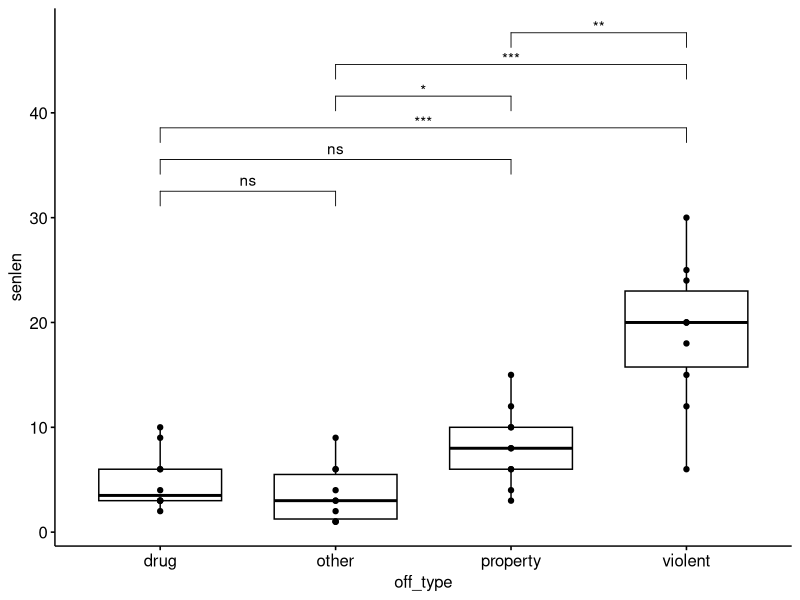

Write R code to recreate this figure. (Note: this script raises an error after producing the figure.)
## ---- chunk 1
knitr::opts_chunk$set(echo = FALSE)
library(ggplot2); library(tidyverse); library(ggpubr); library(rstatix)
library(knitr)
options(scipen=20)
## ---- chunk 2
violent<-c(6,18,20,15,20,30,25,12,24,20)
property<-c(4,6,3,10,12,8,6,10,8,15)
drug<-c(6,3,3,4,6,9,10,3,2,3)
other<-c(1,3,1,1,6,9,3,6,2,4)
## ---- chunk 3
viol_xbar<-sum(violent)/length(violent)
prop_xbar<-sum(property)/length(property)
drug_xbar<-sum(drug)/length(drug)
oth_xbar<-sum(other)/length(other)
grand_xbar<-(sum(violent)+sum(property)+sum(drug)+sum(other))/
  (length(violent)+length(property)+length(drug)+length(other))
## ---- chunk 4
viol_sq<-violent^2
prop_sq<-property^2
drug_sq<-drug^2
oth_sq<-other^2

## SS Total
ss_ttl<-(sum(viol_sq)+sum(prop_sq)+sum(drug_sq)+sum(oth_sq))-
  ((length(viol_sq)+length(prop_sq)+length(drug_sq)+length(oth_sq))*
     (grand_xbar^2))

## SS Between
ss_bet<-((length(violent)*viol_xbar^2)+(length(property)*prop_xbar^2) +
           (length(drug)*drug_xbar^2)+(length(other)*oth_xbar^2)) -
  ((length(viol_sq)+length(prop_sq)+length(drug_sq)+length(oth_sq))*
     (grand_xbar^2))

## SS Within
ss_with<-(sum(viol_sq)+sum(prop_sq)+sum(drug_sq)+sum(oth_sq)) -
  ((length(violent)*viol_xbar^2)+(length(property)*prop_xbar^2) +
           (length(drug)*drug_xbar^2)+(length(other)*oth_xbar^2))
## ---- chunk 5
## Mean Square Between
ms_bet<-ss_bet/(4-1)
ms_bet

## Mean Square Within
ms_with<-ss_with/((length(violent)+length(property)+length(drug)+length(other))-4)
ms_with

## Mean Square Total
ms_ttl<-ss_ttl/((length(violent)+length(property)+length(drug)+length(other))-1)
ms_ttl

## Calculate F-Ratio
f_ratio<-ms_bet/ms_with
f_ratio
## ---- chunk 6
## Create numeric vectors
violent<-c(6,18,20,15,20,30,25,12,24,20); property<-c(4,6,3,10,12,8,6,10,8,15)
drug<-c(6,3,3,4,6,9,10,3,2,3); other<-c(1,3,1,1,6,9,3,6,2,4)

## Create Factor Labels
viol_label<-c(rep("Violent",10)); prop_label<-c(rep("Property",10))
drug_label<-c(rep("Drug",10)); oth_label<-c(rep("Other",10))

## Create Individual Variables
senlen<-c(violent, property, drug, other)
off_type<-c(viol_label, prop_label, drug_label, oth_label)

## Bind Together in One Data Frame
df<-data.frame(senlen, off_type)

## Estimate and Print ANOVA Results
senlen_anova<-aov(senlen~off_type, data=df)
summary(senlen_anova)
## ---- chunk 7
with(df, pairwise.t.test(senlen, off_type, paired=FALSE,
                         p.adjust.method="bonferroni",
                         pool.sd=FALSE))
## ---- chunk 8
obs<-c(1:10)
df<-data.frame(obs, violent, property, drug, other)
df<- df %>% 
  gather(key="off_type", value="senlen", violent, property, drug, other) %>% 
  convert_as_factor(obs, off_type)
head(df, 5)
## ---- chunk 9
tests <- df %>%
  pairwise_t_test(senlen~off_type,
                  paired=FALSE, pool.sd=FALSE,
                  p.adjust.method="bonferroni",
                  detailed=TRUE)
## ---- chunk 10
tests_plot<- ggboxplot(df, x = "off_type", y = "senlen", add = "point")
tests<-tests %>% add_xy_position(x="off_type")
## ---- chunk 11
tests_plot+stat_pvalue_manual(tests, label="p.adj.signif")
## ---- chunk 12
include_graphics('homer_gohome.jpg')
